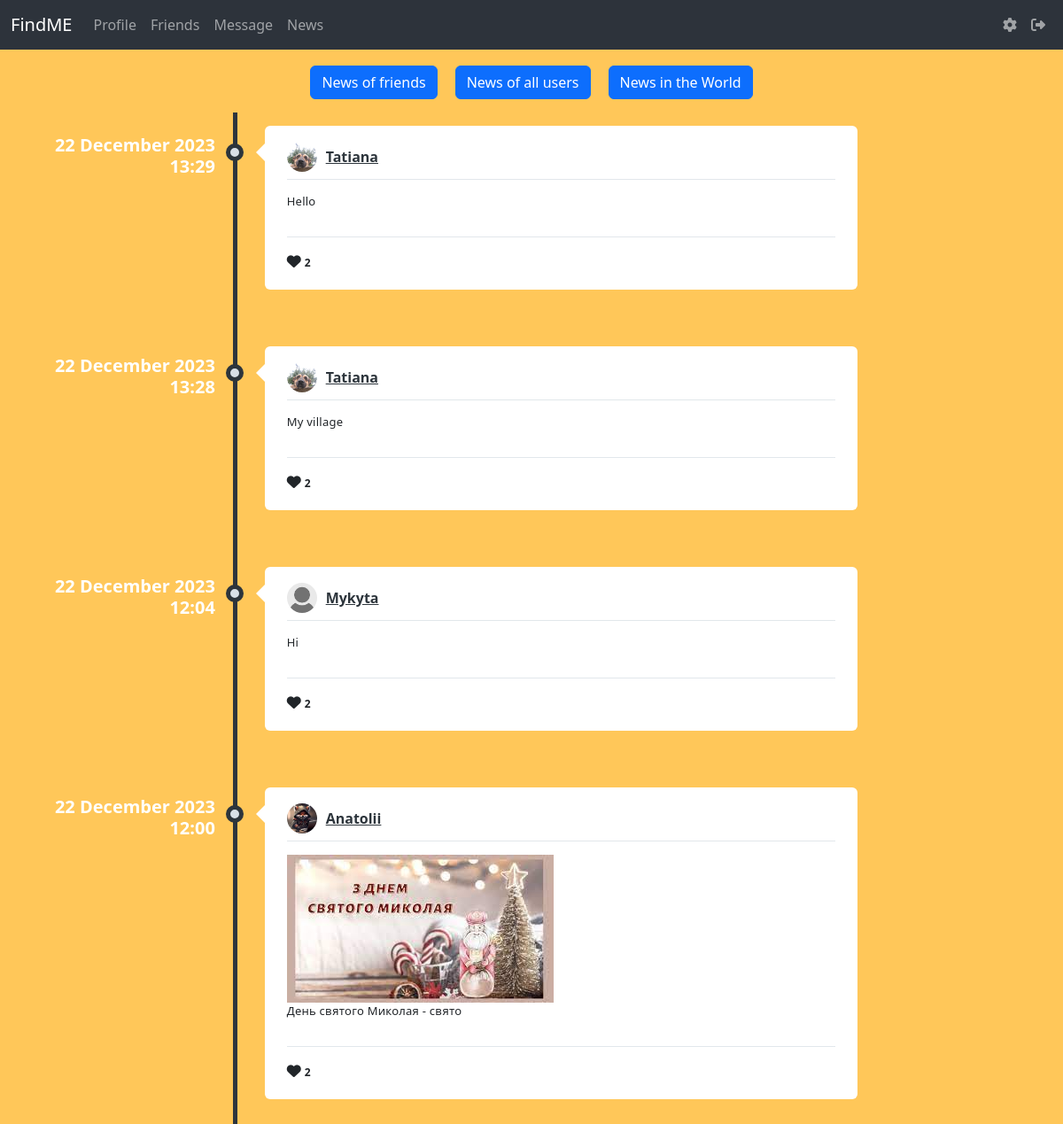
Screenshot of /news (signed in) with the database file from the repository.
### data/posts.py (models this page shows)
class Posts(SqlAlchemyBase):
    __tablename__ = 'posts'
    id = sqlalchemy.Column(sqlalchemy.Integer,
                           primary_key=True, autoincrement=True)
    content = sqlalchemy.Column(sqlalchemy.String, nullable=True)
    image = sqlalchemy.Column(sqlalchemy.String, nullable=True)
    likes = sqlalchemy.Column(sqlalchemy.String,
                              nullable=True, default='')
    created_date = sqlalchemy.Column(sqlalchemy.DateTime,
                                     default=datetime.datetime.now)
    user_id = sqlalchemy.Column(sqlalchemy.Integer,
                                sqlalchemy.ForeignKey("users.id"))
    user = relationship('User')

### data/users.py (models this page shows, shortened)
class User(SqlAlchemyBase, UserMixin):
    __tablename__ = 'users'
    id = sqlalchemy.Column(sqlalchemy.Integer, primary_key=True, autoincrement=True)
    name = sqlalchemy.Column(sqlalchemy.String, unique=True, nullable=True)
    about = sqlalchemy.Column(sqlalchemy.String, nullable=True, default='write about yourself')
    second_email = sqlalchemy.Column(sqlalchemy.String, nullable=True)
    github = sqlalchemy.Column(sqlalchemy.String, nullable=True)
    image = sqlalchemy.Column(sqlalchemy.String, default="default.jpg")
    email = sqlalchemy.Column(sqlalchemy.String, index=True, unique=True, nullable=True)
    followings = sqlalchemy.Column(sqlalchemy.String, nullable=True, default='')
    followers = sqlalchemy.Column(sqlalchemy.String, nullable=True, default='')
    post_count = sqlalchemy.Column(sqlalchemy.Integer, nullable=True, default=0)
    admin_check = sqlalchemy.Column(sqlalchemy.Integer, default=0)
    hashed_password = sqlalchemy.Column(sqlalchemy.String, nullable=True)
    created_date = sqlalchemy.Column(sqlalchemy.DateTime, default=datetime.datetime.now)

### main.py (the view)
@app.route('/news', methods=['GET', 'POST'])
@login_required
def news():
    db_sess = db_session.create_session()
    if request.method == 'POST':
        data = request.form
        if 'all' in list(dict(data).keys()):
            posts = db_sess.query(Posts).filter(Posts.user_id != current_user.id).all()
            posts_api = []
        elif 'friends' in list(dict(data).keys()):
            friends = current_user.followings.split(', ')
            if friends[0] != '':
                friends_id = list(map(int, friends))
                posts = db_sess.query(Posts).filter(Posts.user_id.in_(friends_id)).all()
            else:
                posts = []
            posts_api = []
        elif 'api' in list(dict(data).keys()):
            url = ('https://newsapi.org/v2/top-headlines?country=ua&apiKey=0f0093970f924842925140bfbc1f7926')
            response = requests.get(url)
            posts_api = response.json()['articles']
            posts = []
    else:
        friends = current_user.followings.split(', ')
        if friends and friends[0] != '':
            friends_id = list(map(int, friends))
            posts = db_sess.query(Posts).filter(Posts.user_id.in_(friends_id)).all()
        else:
            posts = db_sess.query(Posts).filter(Posts.user_id != current_user.id).all()
        posts_api = []
    return render_template('news.html', title='News', posts=posts, posts_api=posts_api)

### data/db_session.py (called while the page is built)
def create_session() -> Session:
    global __factory
    return __factory()

### main.py (called while the page is built)
@login_manager.user_loader
def load_user(user_id):
    db_sess = db_session.create_session()
    return db_sess.query(User).get(user_id)

### templates/news.html (shortened to what this page needs)
{% extends "base.html" %}
{% block content %}
<form method="post" enctype="multipart/form-data">
    <div class="news_buttons">
        <button type="submit" class="btn btn-primary" name="friends">News of friends</button>
        <button type="submit" class="btn btn-primary" name="all">News of all users</button>
        <button type="submit" class="btn btn-primary" name="api">News in the World</button>
    </div>
</form>
{% if not posts_api %}
<div>
            <ul class="timeline">
                {% for item in posts|reverse%}
                {% if posts %}
                <li>
                    <div class="timeline-time">
                        <span class="time" style="color: white;">{{item.created_date.strftime('%d %B %Y')}}</span>
                        <span class="time" style="color: white;">{{item.created_date.strftime('%H:%M')}}</span>
                    </div>
                    <div class="timeline-icon">
                        <a href="#"></a>
                    </div>
                    <div class="timeline-body">
                        <div class="timeline-header">
                            <span class="userimage"><a href="/profile/{{item.user.name}}"><img src="../static/avatars/{{item.user.image}}" alt=""></a></span>
                            <span class="username"><a href="/profile/{{item.user.name}}">{{item.user.name}}</a></span>
                        </div>
                        <div class="timeline-content">
                            <p>
                                <img src="../static/post_image/{{item.image}}" alt="">
                                {{item.content}}
                            </p>
                        </div>
                        <div class="timeline-footer">
                            <form method="post" enctype="multipart/form-data">
                                {% set list1 = item.likes.split(', ') %}
                                {% set user_id_ = current_user.id | string() %}
                                {% if user_id_ in list1 %}
                                    <i
                                      class="fa-solid fa-heart text-danger"
                                      id="like-button-{{item.id}}"
                                      onclick="like({{item.id}})"
                                    ></i>
                                {% else %}
                                    <i
                                      class="fa-solid fa-heart"
                                      id="like-button-{{item.id}}"
                                      onclick="like({{item.id}})"
                                    ></i>
                                {% endif %}
                                <span class="stats-total" id="likes-count-{{item.id}}">{% if (item.likes|length) > 1 %} {{(item.likes|length)//2}} {% else %} {% if item.likes|length == '' %} {{0}} {% else %} {{1}}  {% endif %} {% endif %}</span>
                            </form>
                        </div>
                    </div>
                    <br>
                </li>
                {% else %}
                    <div class="friends__error">
                        <h1 style="color: white;">Nothing found</h1>
                        <a href="/news">Click here to see news of all users</a>
                    </div>
                {% endif %}
                {% endfor %}
            </ul>
</div>
{% endif %}
{% endblock %}

### static/css/style.css (style rules this page uses)
img { max-width: 100%; height: auto; }
html body { background-color: #FFC759; }
body { min-height: 100vh; overflow-x: hidden }
.timeline { list-style-type: none; margin: 0; padding: 0; position: relative }
.timeline:before { content: ''; position: absolute; top: 5px; bottom: 5px; width: 5px; background: #2d353c; left: 20%; margin-left: -2.5px }
.timeline>li { position: relative; min-height: 50px; padding: 20px 0 }
.timeline .timeline-time { position: absolute; left: 0; width: 18%; text-align: right; top: 30px; color: white; }
.timeline .timeline-time .date, .timeline .timeline-time .time { display: block; font-weight: 600 }
.timeline .timeline-time .time { line-height: 24px; font-size: 20px; color: #242a30 }
.timeline .timeline-icon { left: 15%; position: absolute; width: 10%; text-align: center; top: 40px }
.timeline .timeline-icon a { text-decoration: none; width: 20px; height: 20px; display: inline-block; border-radius: 20px; background: #d9e0e7; line-height: 10px; color: #fff; font-size: 14px; border: 5px solid #2d353c; transition: border-color .2s linear }
.timeline .timeline-body { margin-left: 23%; margin-right: 17%; background: #fff; position: relative; padding: 20px 25px; border-radius: 6px }
.timeline .timeline-body:before { content: ''; display: block; position: absolute; border: 10px solid transparent; border-right-color: #fff; left: -20px; top: 20px }
.timeline .timeline-body>div+div { margin-top: 15px }
.timeline .timeline-body>div+div:last-child { margin-bottom: -20px; padding-bottom: 20px; border-radius: 0 0 6px 6px }
.timeline-header { padding-bottom: 10px; border-bottom: 1px solid #e2e7eb; line-height: 30px }
.timeline-header .userimage { float: left; width: 34px; height: 34px; border-radius: 40px; overflow: hidden; margin: -2px 10px -2px 0 }
.timeline-header .username { font-size: 16px; font-weight: 600 }
.timeline-header .username, .timeline-header .username a { color: #2d353c }
.timeline img { max-width: 100%; display: block }
.timeline-content { letter-spacing: .25px; line-height: 18px; font-size: 13px }
.timeline-content:after, .timeline-content:before { content: ''; display: table; clear: both }
.timeline-footer { background: #fff; border-top: 1px solid #e2e7ec; padding-top: 15px }
.stats-total { display: inline-block; line-height: 20px color: #6d767f; font-weight: 600; font-size: 12px }
.news_buttons { margin-left: auto; margin-right: auto; display: flex; justify-content: center; }
.news_buttons > button { margin: 10px; }

### rows the page displays
Posts: created_date "22 December 2023", created_date "13:29", user.image (picture), user.name "Tatiana", content "Hello", likes "2"
Posts: created_date "22 December 2023", created_date "13:28", user.image (picture), user.name "Tatiana", content "My village", likes "2"
Posts: created_date "22 December 2023", created_date "12:04", user.image (placeholder picture), user.name "Mykyta", content "Hi", likes "2"
Posts: created_date "22 December 2023", created_date "12:00", user.image (picture), user.name "Anatolii", image (picture), content "День святого Миколая - свято", likes "2"
